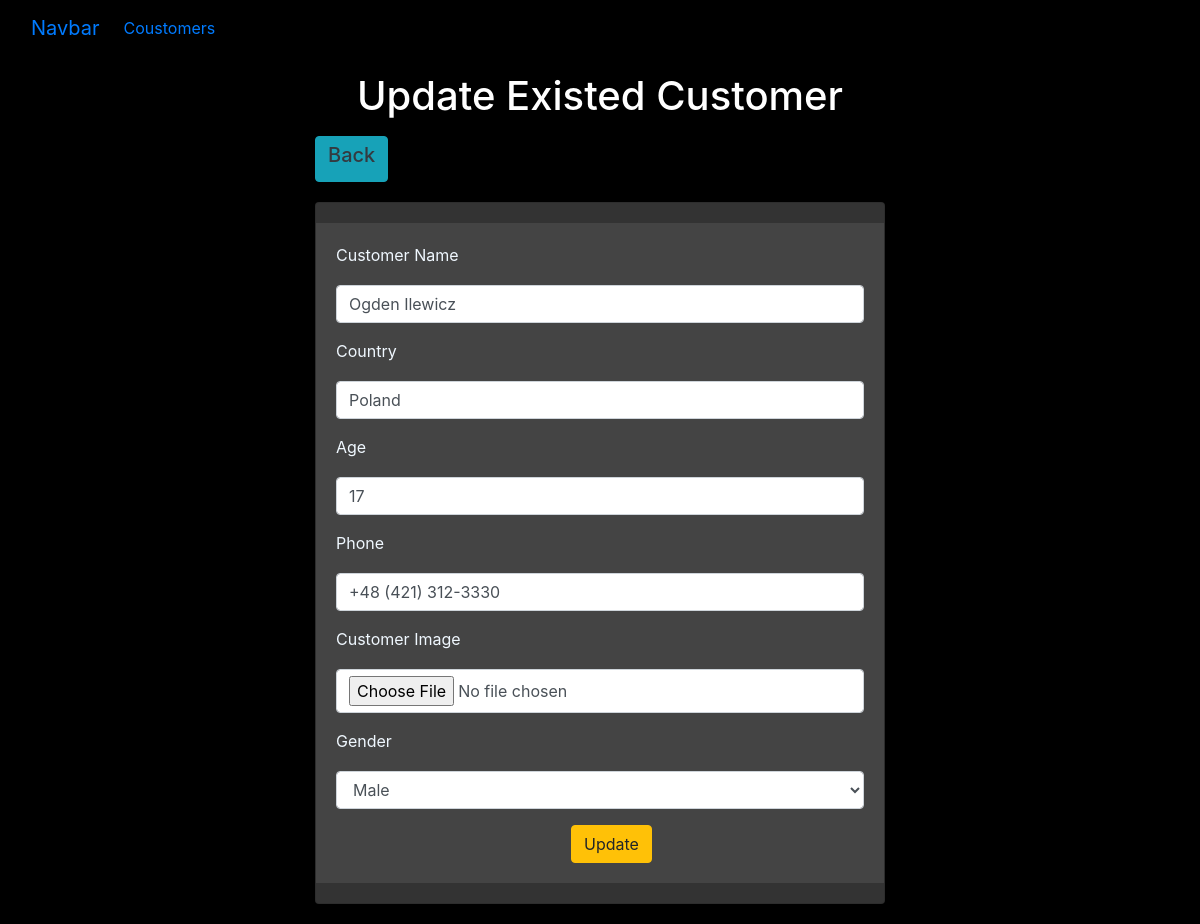
Screenshot of /customers/update.php?edite=2 with the database file from the repository.
### tables this page shows
CREATE TABLE `customers` (
  `id` int(11) NOT NULL,
  `full_name` varchar(200) DEFAULT NULL,
  `country` varchar(200) DEFAULT 'cairo',
  `age` int(11) DEFAULT NULL,
  `phone` varchar(200) DEFAULT NULL,
  `gender` varchar(30) DEFAULT NULL
);

### customers/update.php (the view, shortened to what this page needs)
<?php
include_once "../shared/header.php";
include_once "../shared/config.php";
if (isset($_GET['edite'])) {
    $id = $_GET['edite'];
    $select = "SELECT * FROM customers where id =$id ";
    $data = mysqli_query($connect, $select);
    $row = mysqli_fetch_assoc($data);
}
?>
<div class="container col-6">
    <h1 class="text-center my-3 ">Update Existed Customer</h1>
    <a href="./index.php" class="btn btn-info">
        <h5 class="text-dark">Back</h5>
    </a>
    <div class="card">
        <div class="card-body">
            <form method="POST" enctype="multipart/form-data">
                <div class="form-group">
                <label>Customer Name</label>
                    <input  type="text" class="form-control" value="<?= $row['full_name'] ?>" name="full_name">
                </div>
                <div class="form-group">
                    <label>Country</label>
                    <input type="text" class="form-control" value="<?= $row['country'] ?>" name="country">
                </div>
                <div class="form-group">
                    <label>Age</label>
                    <input type="number" class="form-control" value="<?= $row['age'] ?>" name="age">
                </div>
                <div class="form-group">
                    <label>Phone</label>
                    <input type="text" class="form-control" value="<?= $row['phone'] ?>" name="phone">
                </div>
                <div class="form-group">
                    <label>Customer Image</label>
                    <input type="file" class="form-control" accept="image/*" name="image">
                </div>
                <div class="form-group">
                    <label>Gender</label>
                    <select name="gender" class="form-control">
                        <?php if ($row['gender'] == 'Male'): ?>
                            <option selected value="Male">Male</option>
                        <?php else : ?>
                            <option selected value="Female">Female</option>
                            <option value="Male">Male</option>
                        <?php endif ?>
                    </select>
                </div>
                <div class="d-grid col-2 mx-auto">
                    <button name="update" class="btn btn-warning "> Update</button>
                </div>
            </form>
        </div>
    </div>
</div>
<?php include_once '../shared/script.php' ?>

### css/style.css (style rules this page uses)
body { background-color: black; color: white; }
.card { background-color: #333; color: aliceblue; padding: 20px 0px; margin: 20px 0px; }
.card-body { background-color: #444; color: aliceblue; }
.form-control { margin: 10px 0px; }

### rows the page displays
customers: full_name "Ogden Ilewicz", country "Poland", age "17", phone "+48 (421) 312-3330", gender "Male"
